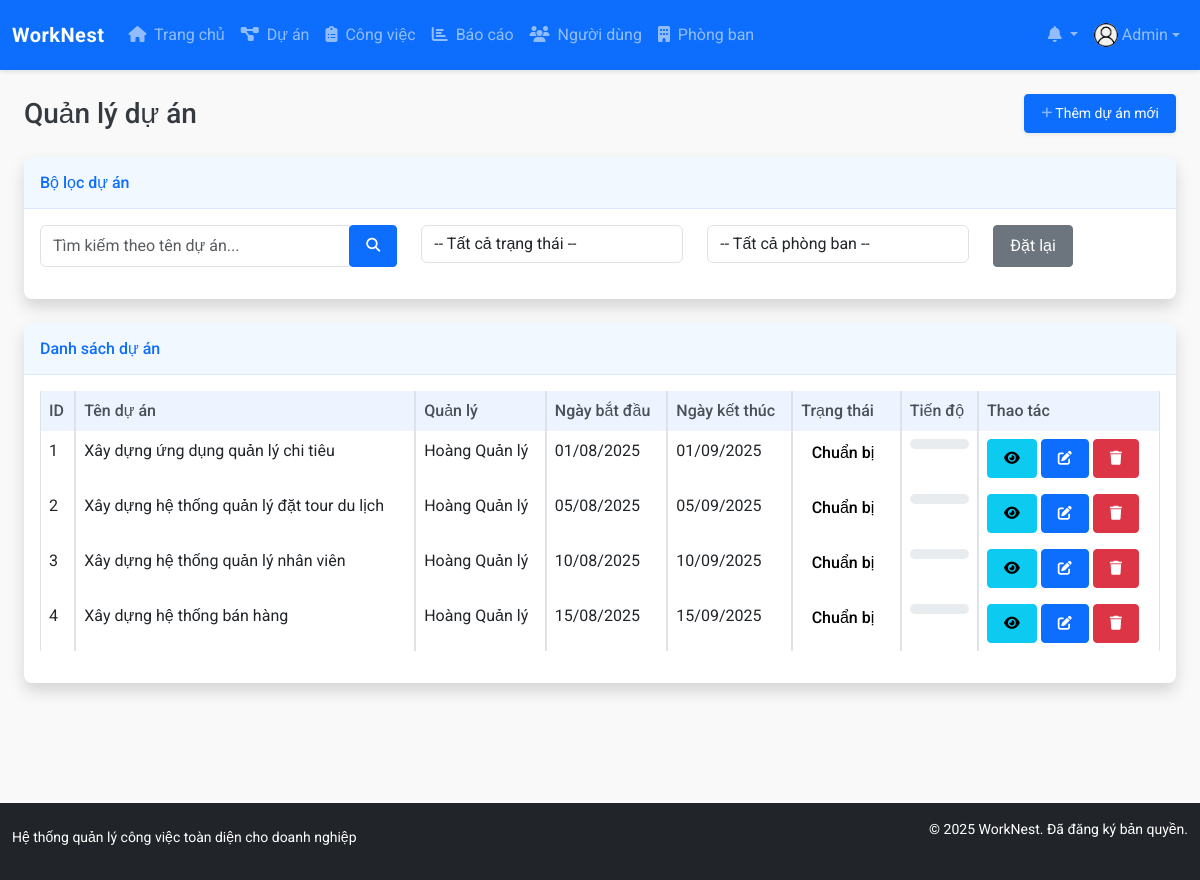
The page /modules/projects/index.php (signed in) on the database its author committed.
### tables this page shows
CREATE TABLE `users` (
  `id` int NOT NULL,
  `name` varchar(100) NOT NULL,
  `email` varchar(100) NOT NULL,
  `password` varchar(255) NOT NULL,
  `role` enum('admin','project_manager','department_manager','staff') NOT NULL DEFAULT 'staff',
  `department_id` int DEFAULT NULL,
  `phone` varchar(20) DEFAULT NULL,
  `avatar` varchar(255) DEFAULT 'assets/images/avatar-default.png',
  `created_at` datetime NOT NULL DEFAULT CURRENT_TIMESTAMP,
  `updated_at` datetime DEFAULT NULL ON UPDATE CURRENT_TIMESTAMP,
  `last_login` datetime DEFAULT NULL
);

CREATE TABLE `projects` (
  `id` int NOT NULL,
  `name` varchar(150) NOT NULL,
  `description` text,
  `start_date` date NOT NULL,
  `end_date` date NOT NULL,
  `status_id` tinyint(1) NOT NULL DEFAULT '1',
  `priority` tinyint(1) NOT NULL DEFAULT '2',
  `manager_id` int NOT NULL,
  `created_at` datetime NOT NULL DEFAULT CURRENT_TIMESTAMP,
  `updated_at` datetime DEFAULT NULL ON UPDATE CURRENT_TIMESTAMP
);

### config/config.php (called while the page is built, shortened)
<?php
function is_logged_in() {
    return isset($_SESSION['user_id']);
}
function has_permission($required_role) {
    return $_SESSION['user_role'] === $required_role ||
           ($_SESSION['user_role'] === 'admin') ||
           ($required_role === 'department_manager' && $_SESSION['user_role'] === 'project_manager');
}
function format_date($date) {
    return date('d/m/Y', strtotime($date));
}
require_once ROOT_PATH . 'config/database.php';

### config/database.php (called while the page is built, shortened)
<?php
$conn = mysqli_connect(DB_HOST, DB_USER, DB_PASS, DB_NAME);
mysqli_set_charset($conn, "utf8mb4");
function query($sql) {
    global $conn;
    $result = mysqli_query($conn, $sql);
    return $result;
}
function fetch_array($result) {
    return mysqli_fetch_assoc($result);
}
function num_rows($result) {
    return mysqli_num_rows($result);
}

### modules/projects/index.php (the view, shortened to what this page needs)
<?php
require_once '../../config/config.php';
$limit = 10;
$page = isset($_GET['page']) ? (int)$_GET['page'] : 1;
$offset = ($page - 1) * $limit;
$search = isset($_GET['search']) ? escape_string($_GET['search']) : '';
$where_clause = '';
$sql = "SELECT p.*, u.name as manager_name,
        (SELECT COUNT(*) FROM tasks WHERE project_id = p.id) as total_tasks,
        (SELECT COUNT(*) FROM tasks WHERE project_id = p.id AND status_id = 3) as completed_tasks
        FROM projects p
        LEFT JOIN users u ON p.manager_id = u.id
        $where_clause
        ORDER BY
            CASE
                WHEN p.status_id = 2 THEN 0 -- Đang thực hiện đưa lên đầu
                WHEN p.status_id = 1 THEN 1 -- Chuẩn bị đưa lên thứ hai
                WHEN p.status_id = 4 THEN 2 -- Tạm dừng
                WHEN p.status_id = 3 THEN 3 -- Hoàn thành
                WHEN p.status_id = 5 THEN 4 -- Đã hủy
                ELSE 5
            END,
            CASE
                WHEN p.status_id IN (1, 2, 4) THEN
                    CASE
                        WHEN p.end_date < CURDATE() THEN 0 -- Quá hạn lên đầu tiên
                        ELSE DATEDIFF(p.end_date, CURDATE()) -- Sắp đến hạn
                    END
                ELSE DATEDIFF(p.end_date, p.start_date) -- Với dự án đã hoàn thành hoặc đã hủy, sắp xếp theo độ dài dự án
            END ASC,
            p.priority DESC -- Ưu tiên cao lên trước
        LIMIT $offset, $limit";
$result = query($sql);
$status_list = [
    1 => 'Chuẩn bị',
    2 => 'Đang thực hiện',
    3 => 'Hoàn thành',
    4 => 'Tạm dừng',
    5 => 'Đã hủy'
];
include_once '../../templates/header.php';
?>
<div class="container-fluid">
    <div class="d-sm-flex align-items-center justify-content-between mb-4">
        <h1 class="h3 mb-0 text-gray-800">Quản lý dự án</h1>
        <?php if (has_permission('admin') || has_permission('project_manager')): ?>
        <a href="add.php" class="d-none d-sm-inline-block btn btn-sm btn-primary shadow-sm">
            <i class="fas fa-plus fa-sm text-white-50"></i> Thêm dự án mới
        </a>
        <?php endif; ?>
    </div>
    <div class="card shadow mb-4">
        <div class="card-header py-3">
            <h6 class="m-0 font-weight-bold text-primary">Bộ lọc dự án</h6>
        </div>
        <div class="card-body">
            <form method="GET" action="">
                <div class="row">
                    <div class="col-md-4 mb-3">
                        <div class="input-group">
                            <input type="text" class="form-control" name="search" placeholder="Tìm kiếm theo tên dự án..." value="<?php echo $search; ?>">
                            <div class="input-group-append">
                                <button class="btn btn-primary" type="submit">
                                    <i class="fas fa-search fa-sm"></i>
                                </button>
                            </div>
                        </div>
                    </div>
                    <div class="col-md-3 mb-3">
                        <select class="form-control" name="status" onchange="this.form.submit()">
                            <option value="0">-- Tất cả trạng thái --</option>
                        </select>
                    </div>
                    <div class="col-md-3 mb-3">
                        <select class="form-control" name="department" onchange="this.form.submit()">
                            <option value="0">-- Tất cả phòng ban --</option>
                        </select>
                    </div>
                    <div class="col-md-2 mb-3">
                        <a href="index.php" class="btn btn-secondary btn-block">Đặt lại</a>
                    </div>
                </div>
            </form>
        </div>
    </div>
    <div class="card shadow mb-4">
        <div class="card-header py-3">
            <h6 class="m-0 font-weight-bold text-primary">Danh sách dự án</h6>
        </div>
        <div class="card-body">
            <?php if (num_rows($result) > 0): ?>
                <div class="table-responsive">
                    <table class="table table-bordered" width="100%" cellspacing="0">
                        <thead>
                            <tr>
                                <th>ID</th>
                                <th>Tên dự án</th>
                                <th>Quản lý</th>
                                <th>Ngày bắt đầu</th>
                                <th>Ngày kết thúc</th>
                                <th>Trạng thái</th>
                                <th>Tiến độ</th>
                                <th>Thao tác</th>
                            </tr>
                        </thead>
                        <tbody>
                            <?php while ($row = fetch_array($result)): ?>
                                <?php
                                $status_colors = [
                                    1 => 'primary',
                                    2 => 'warning',
                                    3 => 'success',
                                    4 => 'danger',
                                    5 => 'secondary'
                                ];
                                $status_color = $status_colors[$row['status_id']] ?? 'secondary';
                                $date_class = '';
                                ?>
                                <tr>
                                    <td><?php echo $row['id']; ?></td>
                                    <td><?php echo $row['name']; ?></td>
                                    <td><?php echo $row['manager_name']; ?></td>
                                    <td><?php echo format_date($row['start_date']); ?></td>
                                    <td class="<?php echo $date_class; ?>"><?php echo format_date($row['end_date']); ?></td>
                                    <td>
                                        <span class="badge badge-<?php echo $status_color; ?>">
                                            <?php echo $status_list[$row['status_id']]; ?>
                                        </span>
                                    </td>
                                    <td>
                                        <div class="progress">
                                        </div>
                                    </td>
                                    <td>
                                        <a href="view.php?id=<?php echo $row['id']; ?>" class="btn btn-info btn-sm">
                                            <i class="fas fa-eye"></i>
                                        </a>
                                        <?php if (has_permission('admin') || has_permission('project_manager') ||
                                                (has_permission('department_manager') && $row['manager_id'] == $_SESSION['user_id'])): ?>
                                        <a href="edit.php?id=<?php echo $row['id']; ?>" class="btn btn-primary btn-sm">
                                            <i class="fas fa-edit"></i>
                                        </a>
                                        <?php endif; ?>
                                        <?php if (has_permission('admin') || has_permission('project_manager')): ?>
                                        <a href="delete.php?id=<?php echo $row['id']; ?>" class="btn btn-danger btn-sm"
                                           onclick="return confirm('Bạn có chắc muốn xóa dự án này? Tất cả công việc liên quan sẽ bị xóa.');">
                                            <i class="fas fa-trash"></i>
                                        </a>
                                        <?php endif; ?>
                                    </td>
                                </tr>
                            <?php endwhile; ?>
                        </tbody>
                    </table>
                </div>
            <?php else: ?>
                <div class="alert alert-info">
                    Không có dự án nào. <?php echo has_permission('admin') || has_permission('project_manager') ? '<a href="add.php" class="alert-link">Thêm dự án mới</a>.' : ''; ?>
                </div>
            <?php endif; ?>
        </div>
    </div>
</div>
<?php
include_once '../../templates/footer.php';
?>

### templates/header.php (shortened to what this page needs)
<!DOCTYPE html>
<html lang="vi">
<head>
    <link href="https://cdn.jsdelivr.net/npm/bootstrap@5.3.0-alpha1/dist/css/bootstrap.min.css" rel="stylesheet">
    <link rel="stylesheet" href="https://cdnjs.cloudflare.com/ajax/libs/font-awesome/6.4.0/css/all.min.css">
    <link rel="stylesheet" href="<?php echo BASE_URL; ?>assets/css/style.css">
</head>
<body>
    <?php if (is_logged_in()): ?>
        <nav class="navbar navbar-expand-lg navbar-dark bg-primary sticky-top">
            <div class="container-fluid">
                <a class="navbar-brand d-flex align-items-center justify-content-evenly" href="<?php echo BASE_URL; ?>">
                    <span class="fw-bold">WorkNest</span>
                </a>
                <div class="collapse navbar-collapse" id="navbarNav">
                    <ul class="navbar-nav me-auto">
                        <li class="nav-item">
                            <a class="nav-link" href="<?php echo BASE_URL; ?>">
                                <i class="fas fa-home me-1"></i> Trang chủ
                            </a>
                        </li>
                        <?php if (has_permission('project_manager') || has_permission('department_manager')): ?>
                            <li class="nav-item">
                                <a class="nav-link" href="<?php echo BASE_URL; ?>modules/projects/">
                                    <i class="fas fa-project-diagram me-1"></i> Dự án
                                </a>
                            </li>
                        <?php endif; ?>
                        <li class="nav-item">
                            <a class="nav-link" href="<?php echo BASE_URL; ?>modules/tasks/">
                                <i class="fas fa-clipboard-list me-1"></i> Công việc
                            </a>
                        </li>
                        <?php if (has_permission('project_manager') || has_permission('department_manager')): ?>
                            <li class="nav-item">
                                <a class="nav-link" href="<?php echo BASE_URL; ?>modules/reports/">
                                    <i class="fas fa-chart-bar me-1"></i> Báo cáo
                                </a>
                            </li>
                        <?php endif; ?>
                        <?php if (has_permission('admin')): ?>
                            <li class="nav-item">
                                <a class="nav-link" href="<?php echo BASE_URL; ?>modules/users/">
                                    <i class="fas fa-users me-1"></i> Người dùng
                                </a>
                            </li>
                            <li class="nav-item">
                                <a class="nav-link" href="<?php echo BASE_URL; ?>modules/departments/">
                                    <i class="fas fa-building me-1"></i> Phòng ban
                                </a>
                            </li>
                        <?php endif; ?>
                    </ul>
                    <ul class="navbar-nav">
                        <li class="nav-item dropdown">
                            <a class="nav-link dropdown-toggle position-relative" href="#" id="notificationsDropdown"
                                role="button" data-bs-toggle="dropdown" aria-expanded="false">
                                <i class="fas fa-bell"></i>
                            </a>
                        </li>
                        <li class="nav-item dropdown">
                            <a class="nav-link dropdown-toggle d-flex align-items-center justify-content-evenly" href="#" id="userDropdown"
                                role="button" data-bs-toggle="dropdown" aria-expanded="false">
                                <?php
                                $current_user_id = $_SESSION['user_id'];
                                $user_sql = "SELECT * FROM users WHERE id = $current_user_id";
                                $user_result = query($user_sql);
                                $user_data = fetch_array($user_result);
                                ?>
                                <img src="<?php echo BASE_URL . $user_data['avatar']; ?>" class="rounded-circle me-1"
                                    alt="Avatar" style="width: 24px; height: 24px; object-fit: cover;">
                                <span class="d-none d-lg-inline-block"><?php echo $user_data['name']; ?></span>
                            </a>
                        </li>
                    </ul>
                </div>
            </div>
        </nav>
    <?php endif; ?>
    <div class="container-fluid mt-4 pb-5">

### assets/css/style.css (style rules this page uses)
:root { --primary-color: #0d6efd; --primary-hover: #0a58ca; --secondary-color: #6c757d; --dark-color: #343a40; --light-color: #f8f9fa; --gray-100: #f8f9fa; --gray-200: #e9ecef; --gray-300: #dee2e6; --gray-400: #ced4da; --gray-500: #adb5bd; --gray-600: #6c757d; --gray-700: #495057; --gray-800: #343a40; --gray-900: #212529; }
a { text-decoration: none; }
body { font-family: 'Roboto', sans-serif; background-color: #f9f9f9; color: var(--gray-800); min-height: 100vh; display: flex; flex-direction: column; justify-content: space-between; }
.navbar-dark.bg-primary { height: 70px; box-shadow: 0 2px 4px rgba(0, 0, 0, 0.1); }
.navbar-brand { font-weight: 700; letter-spacing: 0.5px; }
.card { border: none; box-shadow: 0 0.125rem 0.25rem rgba(0, 0, 0, 0.075); transition: all 0.3s ease; border-radius: 0.5rem; overflow: hidden; }
.card-header { background-color: rgba(13, 110, 253, 0.05); border-bottom: 1px solid rgba(13, 110, 253, 0.1); font-weight: 500; }
.btn { border-radius: 0.25rem; padding: 0.5rem 1rem; transition: all 0.2s ease; }
.btn-primary { background-color: var(--primary-color); border-color: var(--primary-color); }
.badge { color: black; font-size: 16px; font-weight: 500; padding: 0.35em 0.65em; }
.table { border-collapse: separate; border-spacing: 0; width: 100%; }
.table th { background-color: rgba(13, 110, 253, 0.075); color: var(--gray-700); font-weight: 500; border-top: none; }
.progress { height: 10px; border-radius: 50rem; background-color: var(--gray-200); }

### rows shown on the page
users: avatar (placeholder picture), name "Admin"
projects: id "1", name "Xây dựng ứng dụng quản lý chi tiêu", manager.name "Hoàng Quản lý", start_date "01/08/2025", end_date "01/09/2025", status "Chuẩn bị"
projects: id "2", name "Xây dựng hệ thống quản lý đặt tour du lịch", manager.name "Hoàng Quản lý", start_date "05/08/2025", end_date "05/09/2025", status "Chuẩn bị"
projects: id "3", name "Xây dựng hệ thống quản lý nhân viên", manager.name "Hoàng Quản lý", start_date "10/08/2025", end_date "10/09/2025", status "Chuẩn bị"
projects: id "4", name "Xây dựng hệ thống bán hàng", manager.name "Hoàng Quản lý", start_date "15/08/2025", end_date "15/09/2025", status "Chuẩn bị"
